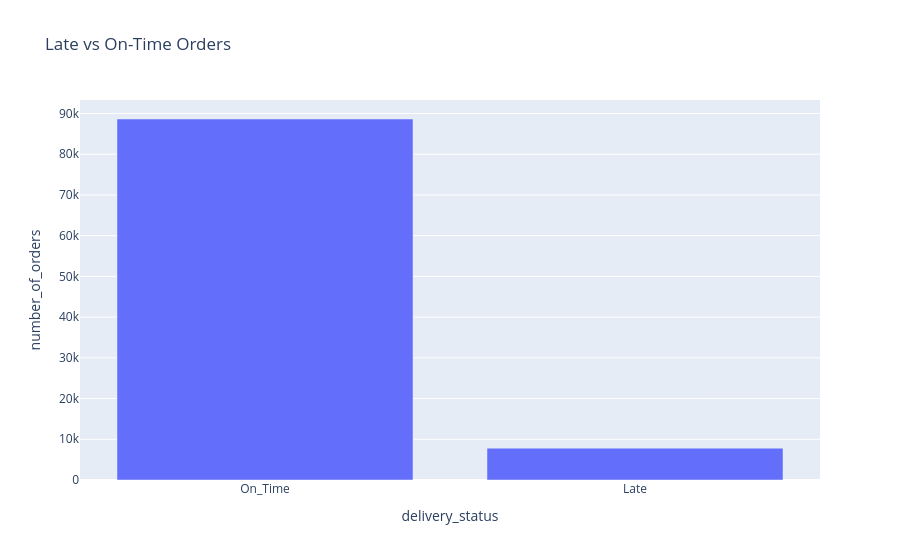

The code cell stored with this chart in its notebook:
### Code cell
# Late vs on-time orders
late_vs_on_time = (
    order_df.dropna(subset=["delay"])
    .groupby("is_late")["order_id"].nunique()
    .reset_index(name="number_of_orders")
)
late_vs_on_time["delivery_status"] = late_vs_on_time["is_late"].map({True: "Late", False: "On_Time"})

fig = plot_bar(late_vs_on_time["delivery_status"], late_vs_on_time["number_of_orders"],
               "Late vs On-Time Orders", "delivery_status", "number_of_orders")   # [FIXED] x/y were swapped
fig.show()

### Figure 1 — Plotly figure (JSON) as saved in the notebook; plotly's stock layout.template omitted (floating-point values rounded to 4 significant figures)
{"data": [{"hovertemplate": "delivery_status=%{x}<br>number_of_orders=%{y}<extra></extra>", "legendgroup": "", "marker": {"color": "#636efa", "pattern": {"shape": ""}}, "name": "", "orientation": "v", "showlegend": false, "textposition": "auto", "type": "bar", "x": ["On_Time", "Late"], "xaxis": "x", "y": [88649, 7827], "yaxis": "y"}], "layout": {"barmode": "relative", "legend": {"tracegroupgap": 0}, "title": {"text": "Late vs On-Time Orders"}, "xaxis": {"anchor": "y", "domain": [0, 1], "title": {"text": "delivery_status"}}, "yaxis": {"anchor": "x", "domain": [0, 1], "title": {"text": "number_of_orders"}}}}
